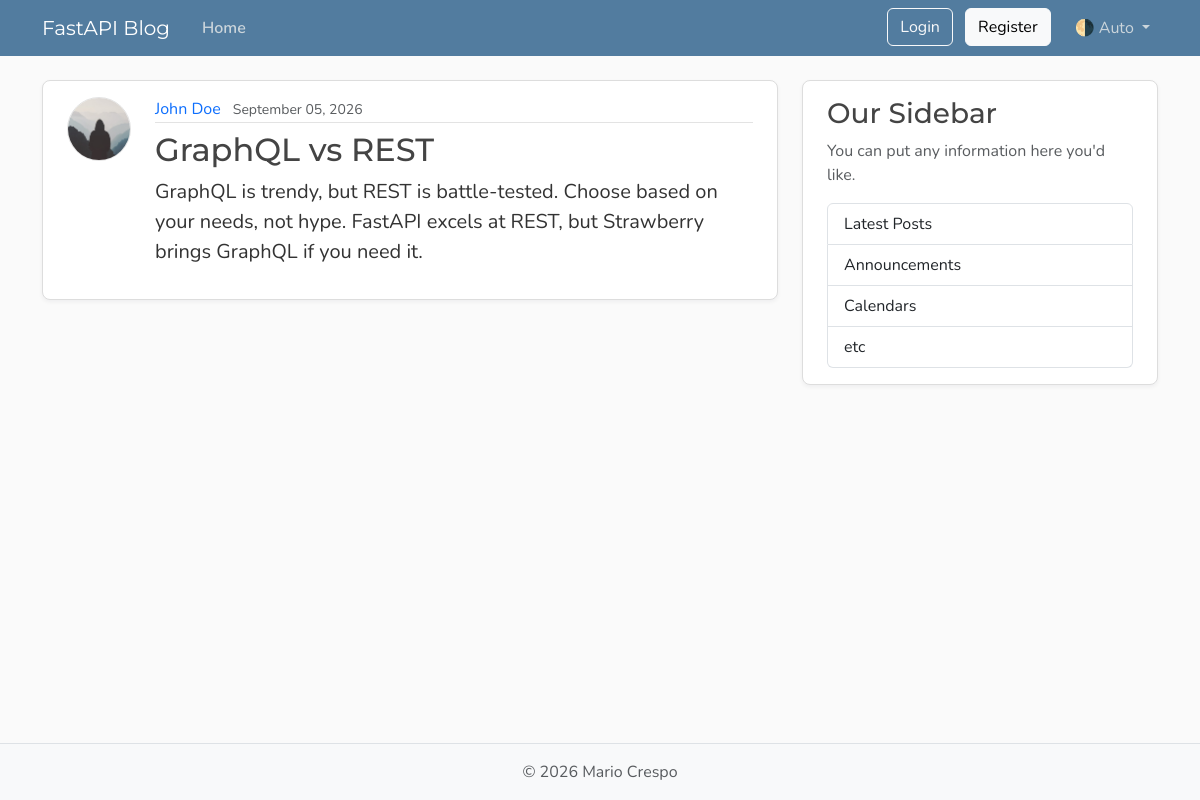
/posts/3, run on an earlier commit of the app's database.
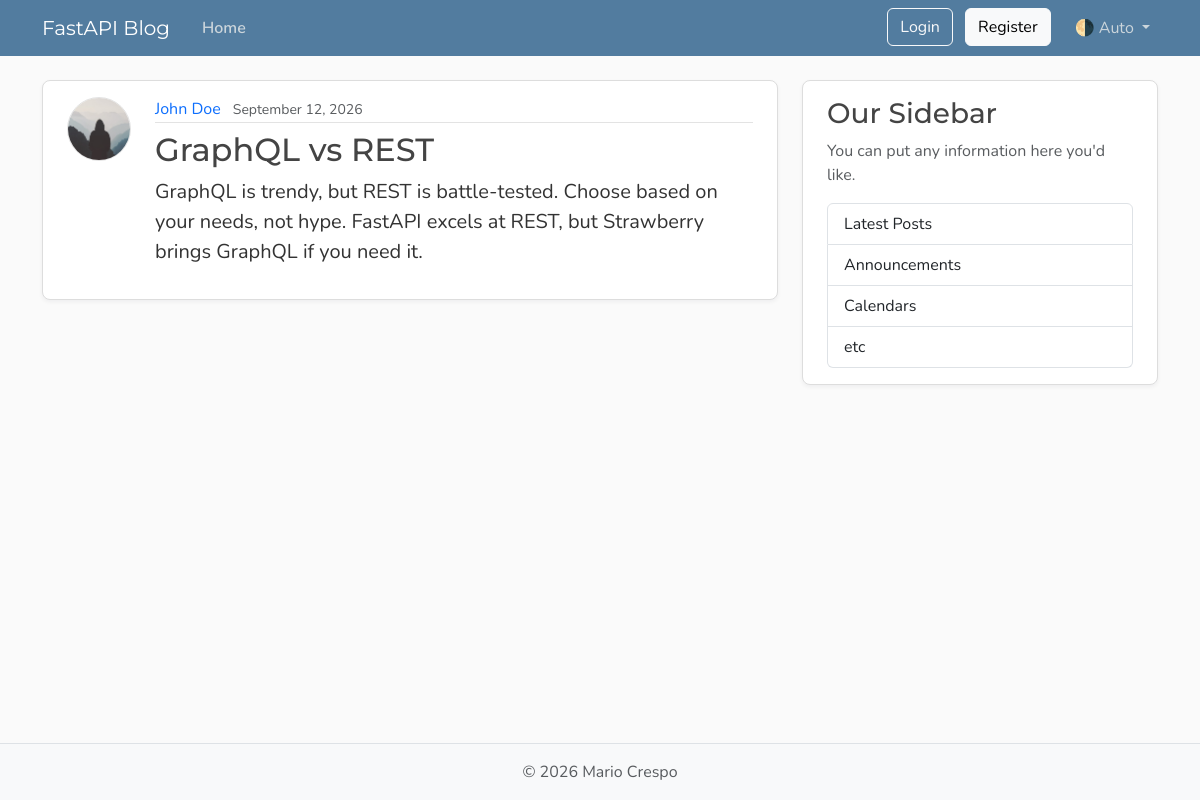
And on a later commit of the database.
### models.py (models this page shows, shortened)
class User(Base):
    __tablename__ = "users"
    id: Mapped[int] = mapped_column(Integer, primary_key=True, index=True)
    username: Mapped[str] = mapped_column(String(50), unique=True, nullable=False)
    email: Mapped[str] = mapped_column(String(120), unique=True, nullable=False)
    password_hash: Mapped[str] = mapped_column(String(200), nullable=False)
    image_file: Mapped[str | None] = mapped_column(
        String(200),
        nullable=True,
        default=None,
    )
    posts: Mapped[list[Post]] = relationship(
        back_populates="author",
        cascade="all, delete-orphan"
    )
    reset_tokens: Mapped[list[PasswordResetToken]] = relationship(
        back_populates="user",
        cascade="all, delete-orphan",
    )

class Post(Base):
    __tablename__ = "posts"
    id: Mapped[int] = mapped_column(Integer, primary_key=True, index=True)
    title: Mapped[str] = mapped_column(String(100), nullable=False)
    content: Mapped[str] = mapped_column(Text, nullable=False)
    user_id: Mapped[int] = mapped_column(
        ForeignKey("users.id"),
        nullable=False,
        index=True,
    )
    date_posted: Mapped[datetime] = mapped_column(
        DateTime(timezone=True),
        default=lambda: datetime.now(UTC),
    )
    author: Mapped[User] = relationship(back_populates="posts")

### main.py (the view)
@app.get("/posts/{post_id}", include_in_schema=False)
async def post_page(request: Request, post_id: int, db: Annotated[AsyncSession, Depends(get_db)]):
    result = await db.execute(
        select(models.Post)
        .options(selectinload(models.Post.author))
        .where(models.Post.id == post_id)
    )
    post = result.scalars().first()
    if post:
        title = post.title[:50]
        return templates.TemplateResponse(
            request,
            "post.html",
            {"post": post, "title": title},
        )
    raise HTTPException(status_code=status.HTTP_404_NOT_FOUND, detail="Post not found")

### templates/post.html (shortened to what this page needs)
{% extends "layout.html" %}
{% block content %}
  <article class="content-section py-3 px-4 mb-4">
    <div class="d-flex align-items-start gap-4">
      <img class="rounded-circle article-img flex-shrink-0"
           src="{{ post.author.image_path }}"
           alt="{{ post.author.username }}'s profile picture"
           width="64"
           height="64"
           loading="lazy">
      <div class="flex-grow-1">
        <div class="article-metadata mb-2">
          <a class="me-2" href="{{ url_for('user_posts', user_id=post.author.id) }}">{{ post.author.username }}</a>
          <small class="text-body-secondary">{{ post.date_posted.strftime('%B %d, %Y') }}</small>
        </div>
        <h2 class="article-title">{{ post.title }}</h2>
        <p class="article-content">{{ post.content }}</p>
      </div>
    </div>
  </article>
{% endblock content %}

### templates/layout.html (shortened to what this page needs)
<!DOCTYPE html>
<html lang="en">
  <head>
    <link href="https://cdn.jsdelivr.net/npm/bootstrap@5.3.8/dist/css/bootstrap.min.css"
          rel="stylesheet"
>
    <link rel="stylesheet" type="text/css" href="{{ url_for('static', path='css/main.css') }}">
  </head>
  <body class="d-flex flex-column min-vh-100">
    <header class="site-header">
      <nav class="navbar navbar-expand-md bg-steel fixed-top"
           data-bs-theme="dark">
        <div class="container">
          <a class="navbar-brand me-4" href="{{ url_for('home') }}">FastAPI Blog</a>
          <div class="collapse navbar-collapse" id="navbarToggle">
            <div class="navbar-nav me-auto">
              <a class="nav-link active" aria-current="page" href="{{ url_for('home') }}">Home</a>
            </div>
            <div class="navbar-nav">
              <div id="loggedOutNav">
                <a class="btn btn-outline-light mb-2 mb-md-0 me-md-2"
                    href="{{ url_for("login_page") }}">Login</a>
                <a class="btn btn-light mb-2 mb-md-0 me-md-3"
                    href="{{ url_for("register_page") }}">Register</a>
              </div>
              <div class="nav-item dropdown">
                <a class="nav-link dropdown-toggle"
                   href="#"
                   role="button"
                   id="bd-theme"
                   data-bs-toggle="dropdown"
                   aria-expanded="false">
                  <span id="bd-theme-text">🌗 Auto</span>
                </a>
              </div>
            </div>
          </div>
        </div>
      </nav>
    </header>
    <main role="main" class="container">
      <div class="row">
        <div class="col-md-8">
          {% block content %}
          {% endblock content %}
        </div>
        <aside class="col-md-4">
          <div class="content-section py-3 px-4 mb-4">
            <h3>Our Sidebar</h3>
            <p class="text-body-secondary">You can put any information here you'd like.</p>
            <ul class="list-group">
              <li class="list-group-item">Latest Posts</li>
              <li class="list-group-item">Announcements</li>
              <li class="list-group-item">Calendars</li>
              <li class="list-group-item">etc</li>
            </ul>
          </div>
        </aside>
      </div>
    </main>
    <footer class="mt-auto py-3 bg-body-tertiary border-top">
      <div class="container text-center">
        <p class="text-body-secondary mb-0">
          © <span id="year"></span> Mario Crespo
        </p>
      </div>
    </footer>
  </body>
</html>

### static/css/main.css (style rules this page uses)
:root { --font-heading: "Montserrat", system-ui, -apple-system, BlinkMacSystemFont, sans-serif; --font-body: "Nunito", system-ui, -apple-system, BlinkMacSystemFont, sans-serif; --color-bg-body: #fafafa; --color-bg-content: #ffffff; --color-text-primary: #333333; --color-text-heading: #444444; --color-steel: #527c9f; --color-nav-link: #cbd5db; --color-nav-link-hover: #ffffff; --color-link-hover: #428bca; --color-border: #dddddd; --color-border-light: #e3e3e3; --spacing-xl: 5rem; --article-img-size: 4rem; --account-img-size: 7.813rem; }
body { font-family: var(--font-body); background: var(--color-bg-body); color: var(--color-text-primary); }
main { padding-top: var(--spacing-xl); }
h1, h2, h3, h4, h5, h6 { font-family: var(--font-heading); color: var(--color-text-heading); }
.navbar-brand { font-family: var(--font-heading); }
a { text-decoration: none; }
.bg-steel { background-color: var(--color-steel); }
.site-header .navbar-nav .nav-link { color: var(--color-nav-link); transition: color 0.2s ease-in-out; }
.site-header .navbar-nav .nav-link.active { font-weight: 600; }
.content-section { background: var(--color-bg-content); border: 1px solid var(--color-border); border-radius: 0.5rem; box-shadow: 0 2px 4px rgba(15, 23, 42, 0.05); transition: box-shadow 0.15s ease, transform 0.15s ease, border-color 0.15s ease; }
.article-title { color: var(--color-text-heading); transition: color 0.2s ease-in-out; }
.article-content { white-space: pre-line; font-size: 1.25rem; }
.article-img { height: var(--article-img-size); width: var(--article-img-size); flex-shrink: 0; object-fit: cover; border: 1px solid var(--color-border-light); box-shadow: 0 0 0 2px var(--color-bg-content); }
.article-metadata { padding-bottom: 0.063rem; border-bottom: 1px solid var(--color-border-light); }
.article-metadata a { transition: color 0.2s ease-in-out; }
[data-bs-theme="dark"] { --color-bg-body: #1a1a1a; --color-bg-content: #2d2d2d; --color-text-primary: #e0e0e0; --color-text-heading: #f0f0f0; --color-border: #404040; --color-border-light: #4a4a4a; }

What changed in the data, as far as the page shows it:
changed Post "GraphQL vs REST": date_posted "September 05, 2026" → "September 12, 2026"
